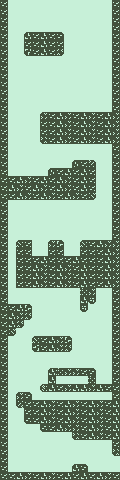

A 2D game scene composited from a Tiled map and its tileset images. What follows is a short description and the map's XML, with each tile layer's data collapsed to a summary:
An orthogonal 15x60 tile map with 8x8 px tiles, 1 tile layer (Layer 1) and 49 objects.

<map version="1.5" tiledversion="1.7.2" orientation="orthogonal" renderorder="right-down" width="15" height="60" tilewidth="8" tileheight="8" infinite="0" nextlayerid="11" nextobjectid="139">
 <editorsettings>
  <export target="map_test.lua" format="lua" />
 </editorsettings>
 <tileset firstgid="1" name="sprite_sheet" tilewidth="8" tileheight="8" tilecount="60" columns="10">
  <image source="sprite_sheet.png" width="84" height="48" />
 </tileset>
 <layer id="1" name="Layer 1" width="15" height="60">
  <data>[900 cells, 900 non-empty, 11 distinct tile ids]</data>
 </layer>
 <objectgroup id="2" name="Hitboxes">
  <object id="78" x="0" y="0" width="8" height="480" />
  <object id="79" x="8" y="472" width="112" height="8" />
  <object id="80" x="72" y="464" width="16" height="8" />
  <object id="81" x="16" y="392" width="16" height="16" />
  <object id="82" x="24" y="408" width="96" height="16" />
  <object id="83" x="32" y="400" width="88" height="8" />
  <object id="84" x="40" y="424" width="80" height="8" />
  <object id="85" x="72" y="432" width="48" height="8" />
  <object id="86" x="112" y="440" width="8" height="16" />
  <object id="88" x="112" y="0" width="8" height="400" />
  <object id="89" x="24" y="32" width="40" height="24" />
  <object id="91" x="40" y="112" width="72" height="32" />
  <object id="92" x="72" y="160" width="24" height="40" />
  <object id="93" x="48" y="168" width="24" height="32" />
  <object id="94" x="8" y="176" width="40" height="24" />
  <object id="95" x="16" y="240" width="16" height="48" />
  <object id="97" x="32" y="256" width="16" height="32" />
  <object id="98" x="48" y="240" width="16" height="48" />
  <object id="99" x="64" y="256" width="16" height="32" />
  <object id="100" x="80" y="240" width="32" height="48" />
  <object id="101" x="8" y="304" width="24" height="16" />
  <object id="102" x="8" y="320" width="16" height="8" />
  <object id="103" x="8" y="328" width="8" height="8" />
  <object id="105" x="32" y="336" width="40" height="16" />
  <object id="108" x="48" y="368" width="8" height="24" />
  <object id="113" x="88" y="368" width="8" height="24" />
  <object id="114" x="56" y="384" width="32" height="8" />
  <object id="115" x="56" y="368" width="32" height="8" />
  <object id="130" x="80" y="288" width="8" height="24" />
  <object id="131" x="88" y="288" width="8" height="16" />
  <object id="135" x="96" y="384" width="16" height="8" />
  <object id="136" x="40" y="384" width="8" height="8" />
 </objectgroup>
 <objectgroup id="3" name="Enemies">
  <object id="33" x="48" y="232" width="8" height="8">
   <properties>
    <property name="drop" value="rng" />
    <property name="itemType" value="random" />
    <property name="type" value="lizard" />
   </properties>
  </object>
  <object id="34" x="40" y="392" width="8" height="8">
   <properties>
    <property name="drop" value="rng" />
    <property name="itemType" value="random" />
    <property name="type" value="lizard" />
   </properties>
  </object>
  <object id="35" x="80" y="456" width="8" height="8">
   <properties>
    <property name="drop" value="scripted" />
    <property name="itemType" value="recovery" />
    <property name="type" value="eye" />
   </properties>
  </object>
  <object id="116" x="72" y="376" width="8" height="8">
   <properties>
    <property name="type" value="bigEye" />
   </properties>
  </object>
  <object id="117" x="64" y="376" width="8" height="8">
   <properties>
    <property name="type" value="bigEye" />
   </properties>
  </object>
  <object id="118" x="80" y="152" width="8" height="8">
   <properties>
    <property name="drop" value="rng" />
    <property name="itemType" value="random" />
    <property name="type" value="lizard" />
   </properties>
  </object>
  <object id="119" x="80" y="8" width="8" height="8">
   <properties>
    <property name="drop" value="rng" />
    <property name="itemType" value="random" />
    <property name="type" value="eyeBat" />
   </properties>
  </object>
  <object id="120" x="16" y="88" width="8" height="8">
   <properties>
    <property name="drop" value="rng" />
    <property name="itemType" value="random" />
    <property name="type" value="eyeBat" />
   </properties>
  </object>
  <object id="138" x="56" y="160" width="8" height="8">
   <properties>
    <property name="drop" value="rng" />
    <property name="itemType" value="random" />
    <property name="type" value="bigEye" />
   </properties>
  </object>
 </objectgroup>
 <objectgroup id="6" name="Items">
  <object id="122" x="56" y="104" width="8" height="8">
   <properties>
    <property name="type" value="recovery" />
   </properties>
  </object>
  <object id="123" x="72" y="104" width="8" height="8">
   <properties>
    <property name="type" value="max_health" />
   </properties>
  </object>
  <object id="124" x="88" y="104" width="8" height="8">
   <properties>
    <property name="type" value="attack" />
   </properties>
  </object>
  <object id="126" x="104" y="392" width="8" height="8">
   <properties>
    <property name="type" value="attack" />
   </properties>
  </object>
  <object id="127" x="88" y="232" width="8" height="8">
   <properties>
    <property name="type" value="max_health" />
   </properties>
  </object>
  <object id="129" x="32" y="464" width="8" height="8">
   <properties>
    <property name="type" value="recovery" />
   </properties>
  </object>
 </objectgroup>
 <objectgroup id="8" name="Player">
  <object id="47" x="32" y="0" width="8" height="8" />
 </objectgroup>
 <objectgroup id="9" name="Level Transitions">
  <object id="52" x="112" y="456" width="8" height="16">
   <properties>
    <property name="exit_direction" value="right" />
    <property name="target" value="boss_1" />
   </properties>
  </object>
 </objectgroup>
</map>
